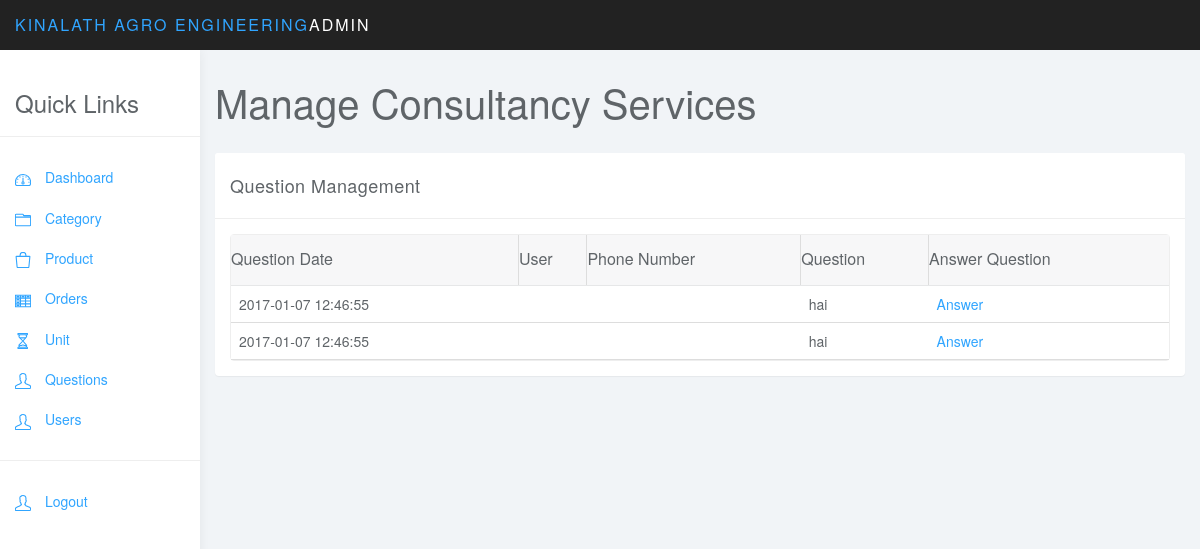
The page /admin/manage-questions.php (signed in) on the database as committed earlier.
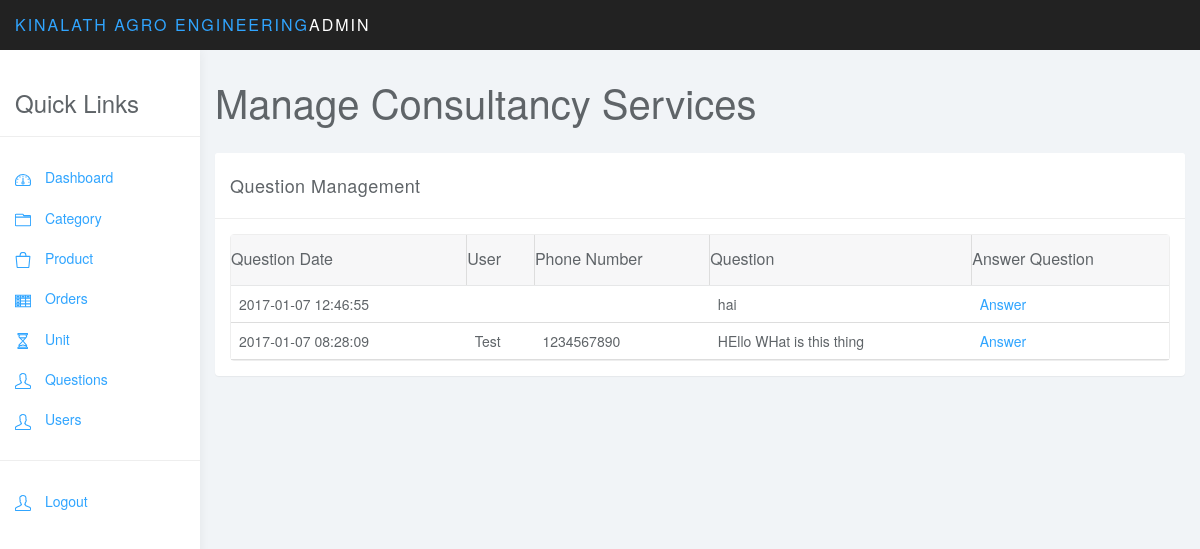
The same page on the database as committed later.
### tables this page shows
CREATE TABLE `question` (
  `id` int(11) NOT NULL,
  `question` text NOT NULL,
  `user_id` int(11) NOT NULL,
  `status` int(11) NOT NULL,
  `created_at` timestamp NOT NULL DEFAULT CURRENT_TIMESTAMP ON UPDATE CURRENT_TIMESTAMP
);

CREATE TABLE `users` (
  `id` int(11) NOT NULL,
  `name` varchar(25) NOT NULL,
  `username` varchar(25) NOT NULL,
  `password` varchar(30) NOT NULL,
  `address` text NOT NULL,
  `level` int(1) NOT NULL,
  `phone` int(12) NOT NULL
);

### app/Question.php (called while the page is built, shortened)
<?php
	require_once('DB2.php');
	class Question
	{
		public static function getOpenQuestions(){
			$db=new Db();
			$sql="SELECT * FROM question WHERE status = 0";
			$rows=[];
			$result=$db->query($sql);
			if($result){
				while ($r=mysqli_fetch_assoc($result)) {
					array_push($rows, $r);
				}
				return $rows;
			}
			return false;
		}
	}
?>

### app/DB2.php (called while the page is built, shortened)
<?php
class Db
{
	private static $connection;
	function __construct()
	{
		 if(!isset(self::$connection)) {
		 	self::$connection=mysqli_connect("localhost","root","","engineering");
		 	if (!self::$connection) {
		 		die("connection Error");
		 	}else{
		 		return self::$connection;
		 	}
		 }
	}
	function query($sql){
		$result=mysqli_query(self::$connection,$sql);
		return $result;
	}
}
?>

### app/User.php (called while the page is built, shortened)
<?php
	require_once('DB2.php');
	class User	{
		public static function getOne($id){
			$db=new Db();
			$sql="SELECT * FROM users WHERE id= '$id' LIMIT 1";
			$rows=[];
			$result=$db->query($sql);
			if($result && mysqli_num_rows($result)>0){
				while ($r=mysqli_fetch_assoc($result)) {
					array_push($rows, $r);
				}
				return $rows[0];
			}
			return false;
		}
	}
?>

### admin/manage-questions.php (the view, shortened to what this page needs)
<?php
require_once('../app/Question.php');
require_once('../app/User.php');
	$questions=Question::getOpenQuestions();
?>
<!DOCTYPE html>
<html>
<head>
<link href="css/bootstrap.min.css" rel="stylesheet">
<link href="css/datepicker3.css" rel="stylesheet">
<link href="css/bootstrap-table.css" rel="stylesheet">
<link href="css/styles.css" rel="stylesheet">
</head>
<body>
	<?php include_once('nav-sidebar.php'); ?>
	<div class="col-sm-9 col-sm-offset-3 col-lg-10 col-lg-offset-2 main">
		<div class="row">
			<div class="col-lg-12">
				<h1 class="page-header">Manage Consultancy Services</h1>
			</div>
		</div>
		<div class="row">
			<div class="col-lg-12">
				<div class="panel panel-default">
					<div class="panel-heading">Question Management</div>
					<div class="panel-body">
						<table data-toggle="table" data-url="tables/data1.json"  data-show-refresh="true" data-show-toggle="true" data-show-columns="true" data-search="true" data-select-item-name="toolbar1" data-pagination="true" data-sort-name="name" data-sort-order="desc">
						    <thead>
						    <tr>
						        <th data-field="state" data-checkbox="true" >Question Date</th>
						        <th data-field="id" data-sortable="true">User</th>
						        <th data-field="id" data-sortable="true">Phone Number</th>
 								<th data-field="id" data-sortable="true">Question</th>
						        <th data-field="id" data-sortable="true">Answer Question</th>
						    </tr>
						    <?php
						    foreach ($questions as $question) {
						    	$userid=$question['user_id'];
						    	$user=User::getOne($userid);
						    	echo "<tr>";
						    		echo "<td>".$question['created_at']."</td>";
						    		echo "<td>".$user['name']."</td>";
						    		echo "<td>".$user['phone']."</td>";
						    		echo "<td>".$question['question']."</td>";
						    		echo "<td>"."<a href=\"answer-question.php?id={$question['id']}\">Answer" ."</a> </td>";
						   		echo "</tr>";
						    }
						    ?>
						    </thead>
						</table>
					</div>
				</div>
			</div>
		</div>
	</div>
</body>
</html>

Rows that differ between the two databases and show on the page:
removed question: created_at "2017-01-07 12:46:55", question "hai"
added question: created_at "2017-01-07 08:28:09", user.name "Test", user.phone "1234567890", question "HEllo WHat is this thing"
